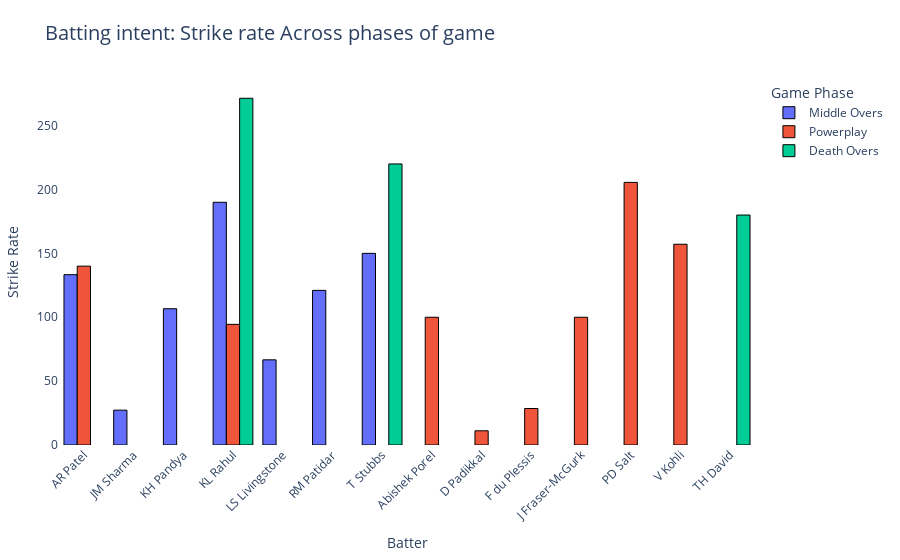

The cell this chart's notebook holds for it:
### Markdown cell above
Now, let’s calculate each batter’s strike rate across different phases of the game and visualize their batting intent:

### Code cell
import plotly.express as px

batting_intent=(df_copy.groupby(['batter','phase']).agg(balls_faced=('runs_batter','count'),
                runs_scored=('runs_batter','sum')).reset_index())
batting_intent['strike_rate']=(batting_intent['runs_scored']/batting_intent['balls_faced'])*100
batting_intent=batting_intent[batting_intent['balls_faced']>=5]
batting_intent.sort_values(by=['batter','phase'],inplace=True)

fig=px.bar(batting_intent,x='batter',y='strike_rate',color='phase',barmode='group',title='Batting intent: Strike rate Across phases of game',
           labels={
               'strike_rate':'Strike Rate',
               'batter':'Batter'
           },hover_data={'balls_faced':True,'runs_scored':True,'strike_rate': ':.2f','phase':True}
)
fig.update_layout(
    xaxis_tickangle=-45,
    title_font_size=20,
    legend_title='Game Phase',
    plot_bgcolor='rgba(0,0,0,0)',
    paper_bgcolor='white',
    bargap=0.2,
    margin=dict(l=40,r=40,t=80,b=100)
)
fig.update_traces(marker_line_width=1,marker_line_color='black')
fig.show()

### Figure 1 — Plotly figure (JSON) as saved in the notebook; plotly's stock layout.template omitted (floating-point values rounded to 4 significant figures)
{"data": [{"alignmentgroup": "True", "customdata": [[6, 8, "Middle Overs"], [11, 3, "Middle Overs"], [15, 16, "Middle Overs"], [30, 57, "Middle Overs"], [6, 4, "Middle Overs"], [19, 23, "Middle Overs"], [18, 27, "Middle Overs"]], "hovertemplate": "phase=%{customdata[2]}<br>Batter=%{x}<br>Strike Rate=%{y:.2f}<br>balls_faced=%{customdata[0]}<br>runs_scored=%{customdata[1]}<extra></extra>", "legendgroup": "Middle Overs", "marker": {"color": "#636efa", "line": {"color": "black", "width": 1}, "pattern": {"shape": ""}}, "name": "Middle Overs", "offsetgroup": "Middle Overs", "orientation": "v", "showlegend": true, "textposition": "auto", "type": "bar", "x": ["AR Patel", "JM Sharma", "KH Pandya", "KL Rahul", "LS Livingstone", "RM Patidar", "T Stubbs"], "xaxis": "x", "y": [133.3, 27.27, 106.7, 190.0, 66.67, 121.1, 150.0], "yaxis": "y"}, {"alignmentgroup": "True", "customdata": [[5, 7, "Powerplay"], [7, 7, "Powerplay"], [9, 1, "Powerplay"], [7, 2, "Powerplay"], [7, 7, "Powerplay"], [18, 17, "Powerplay"], [18, 37, "Powerplay"], [14, 22, "Powerplay"]], "hovertemplate": "phase=%{customdata[2]}<br>Batter=%{x}<br>Strike Rate=%{y:.2f}<br>balls_faced=%{customdata[0]}<br>runs_scored=%{customdata[1]}<extra></extra>", "legendgroup": "Powerplay", "marker": {"color": "#EF553B", "line": {"color": "black", "width": 1}, "pattern": {"shape": ""}}, "name": "Powerplay", "offsetgroup": "Powerplay", "orientation": "v", "showlegend": true, "textposition": "auto", "type": "bar", "x": ["AR Patel", "Abishek Porel", "D Padikkal", "F du Plessis", "J Fraser-McGurk", "KL Rahul", "PD Salt", "V Kohli"], "xaxis": "x", "y": [140.0, 100.0, 11.11, 28.57, 100.0, 94.44, 205.6, 157.1], "yaxis": "y"}, {"alignmentgroup": "True", "customdata": [[7, 19, "Death Overs"], [5, 11, "Death Overs"], [20, 36, "Death Overs"]], "hovertemplate": "phase=%{customdata[2]}<br>Batter=%{x}<br>Strike Rate=%{y:.2f}<br>balls_faced=%{customdata[0]}<br>runs_scored=%{customdata[1]}<extra></extra>", "legendgroup": "Death Overs", "marker": {"color": "#00cc96", "line": {"color": "black", "width": 1}, "pattern": {"shape": ""}}, "name": "Death Overs", "offsetgroup": "Death Overs", "orientation": "v", "showlegend": true, "textposition": "auto", "type": "bar", "x": ["KL Rahul", "T Stubbs", "TH David"], "xaxis": "x", "y": [271.4, 220.0, 180.0], "yaxis": "y"}], "layout": {"bargap": 0.2, "barmode": "group", "legend": {"title": {"text": "Game Phase"}, "tracegroupgap": 0}, "margin": {"b": 100, "l": 40, "r": 40, "t": 80}, "paper_bgcolor": "white", "plot_bgcolor": "rgba(0,0,0,0)", "title": {"font": {"size": 20}, "text": "Batting intent: Strike rate Across phases of game"}, "xaxis": {"anchor": "y", "domain": [0, 1], "tickangle": -45, "title": {"text": "Batter"}}, "yaxis": {"anchor": "x", "domain": [0, 1], "title": {"text": "Strike Rate"}}}}
